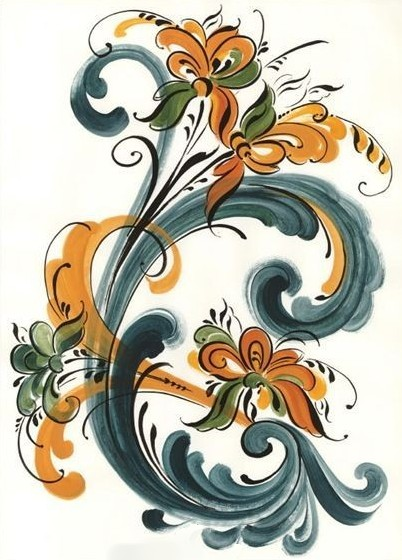
%> input picture main/layers/5.jpg, 402 x 560 px
$ octave --eval "result = shapemarching(imread('layers/5.jpg'));"   (GNU Octave 9; MATLAB toolbox functions it lacks are replaced by stand-ins)
%> lines starting %> are read from the running program, lines starting %| are printed output that depends on the picture
function depth = shapemarching(f)
getd = @(p)path(p,path);
getd('../lib/toolbox_signal/');
getd('../lib/toolbox_general/');
getd('../lib/toolbox_graph/');

ss=size(f);
%> ss = [560 402 3]

f = padarray(f,[10 10],255);
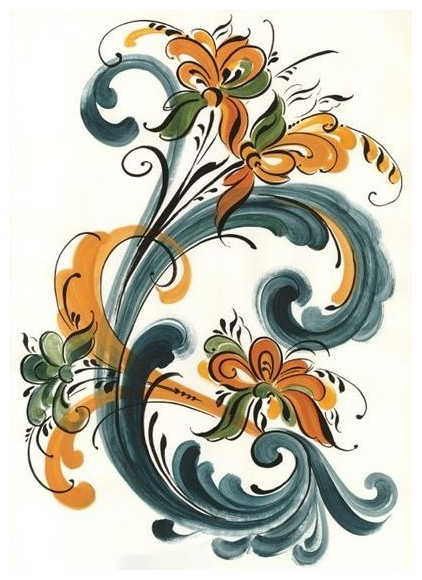
%> f: size 580x422x3 uint8; mean R, G, B 197, 193.7, 179.8

n = size(f,1);
%> n = 580

f=imresize(f,[n n]);
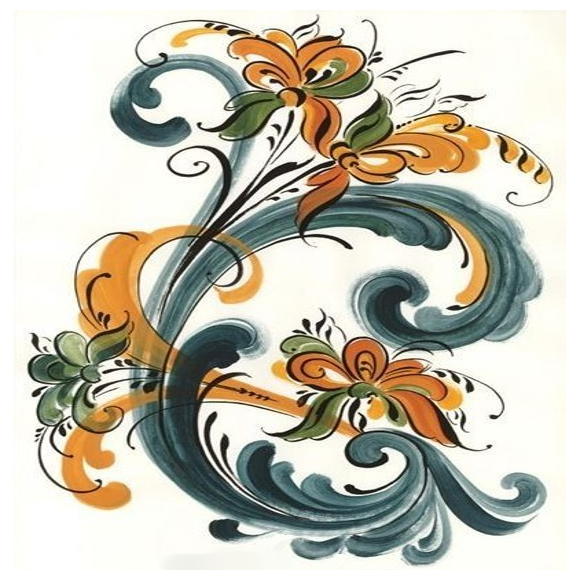
%> f: size 580x580x3 uint8; mean R, G, B 196.9, 193.7, 179.8

h = n*.4;
%> h = 232

f = rescale(f,0,h);
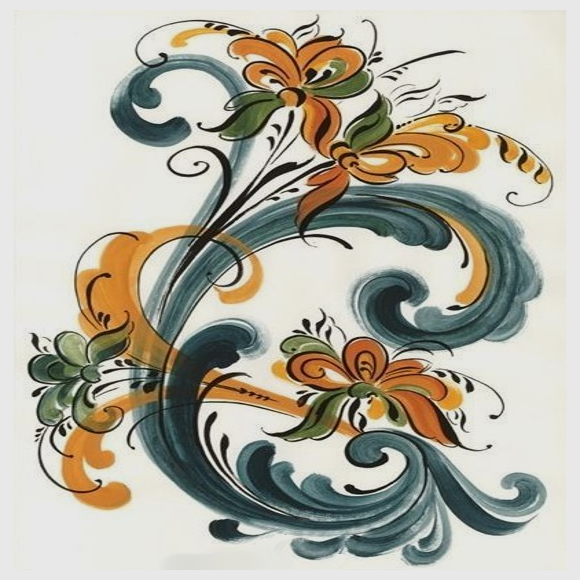
%> f: size 580x580x3 double; mean R, G, B 179.2, 176.2, 163.6
%
% clf;
% imageplot(f);

options.order = 2;
%> (the run ends here)

$ run again, on main/layers/5l.png
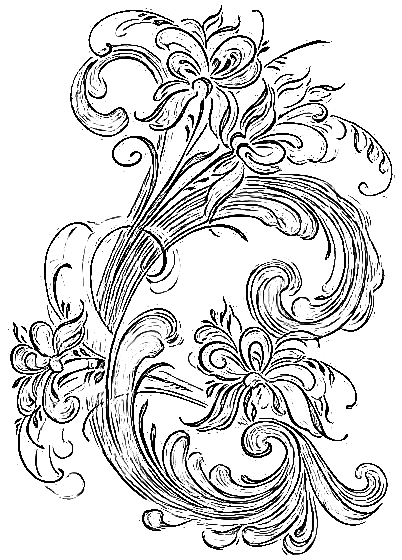
%> input picture main/layers/5l.png, 402 x 560 px
%> in shapemarching, `f=imresize(f,[n n]);`:
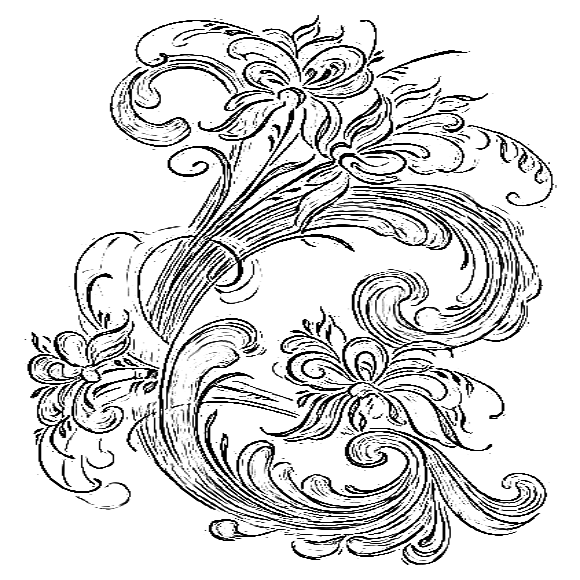
%> f: size 580x580 uint8; min 0, max 255, mean 217.6
%> in shapemarching, `f = rescale(f,0,h);`:
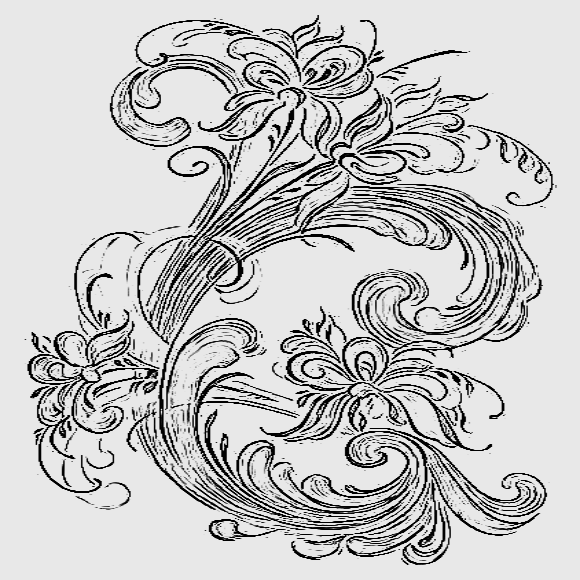
%> f: size 580x580 double; min 0, max 232, mean 198
